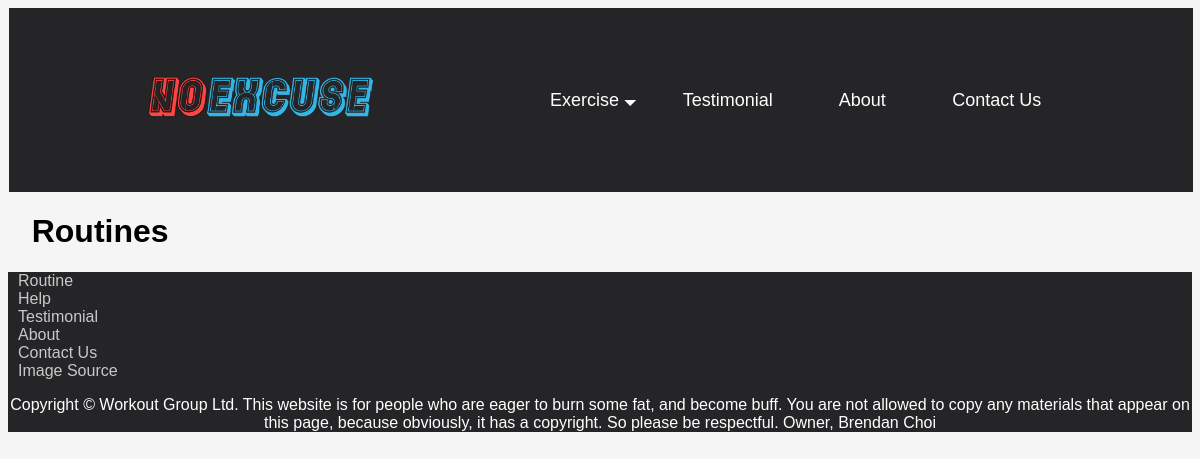
Before: /routine/ with the older database file.
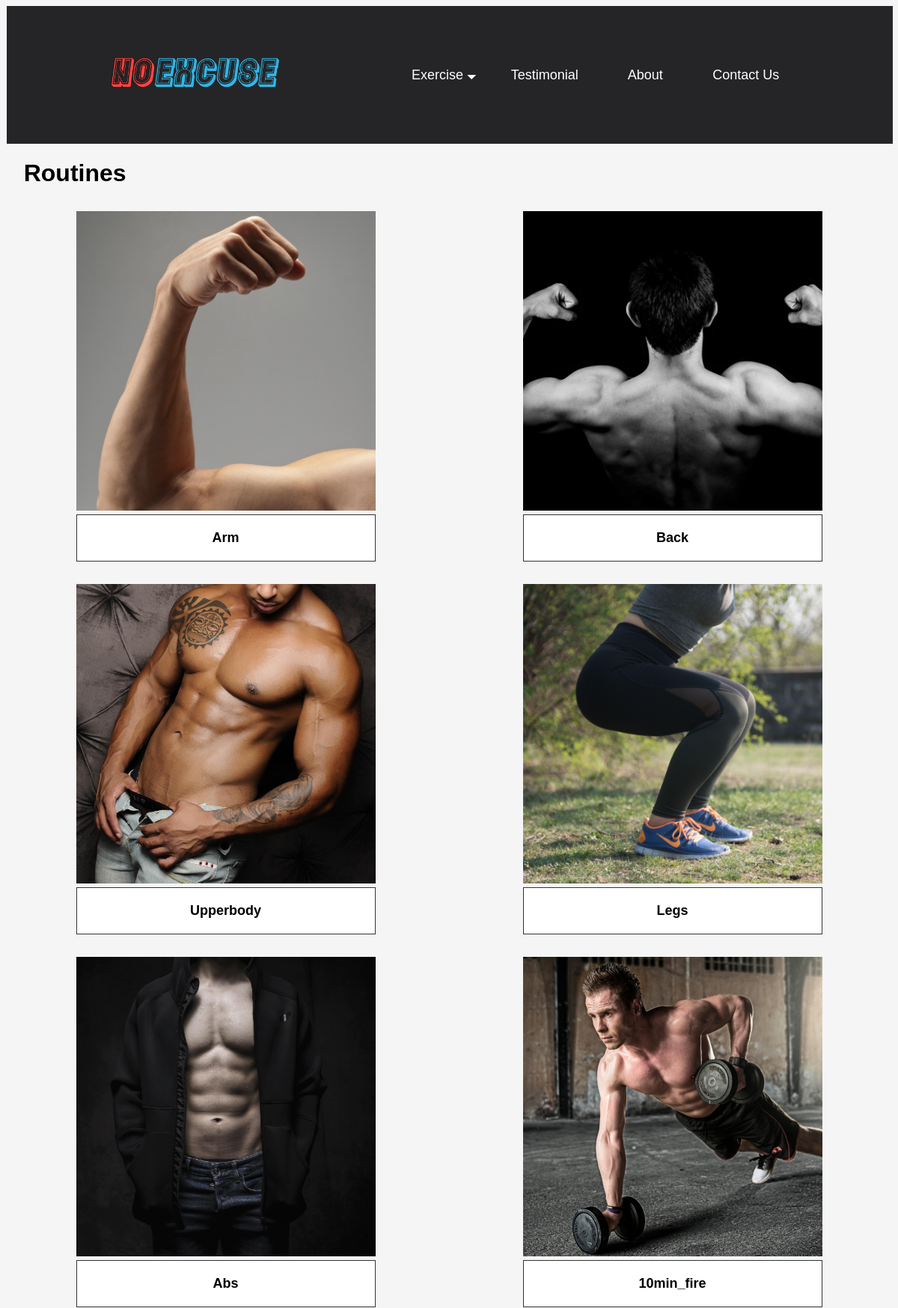
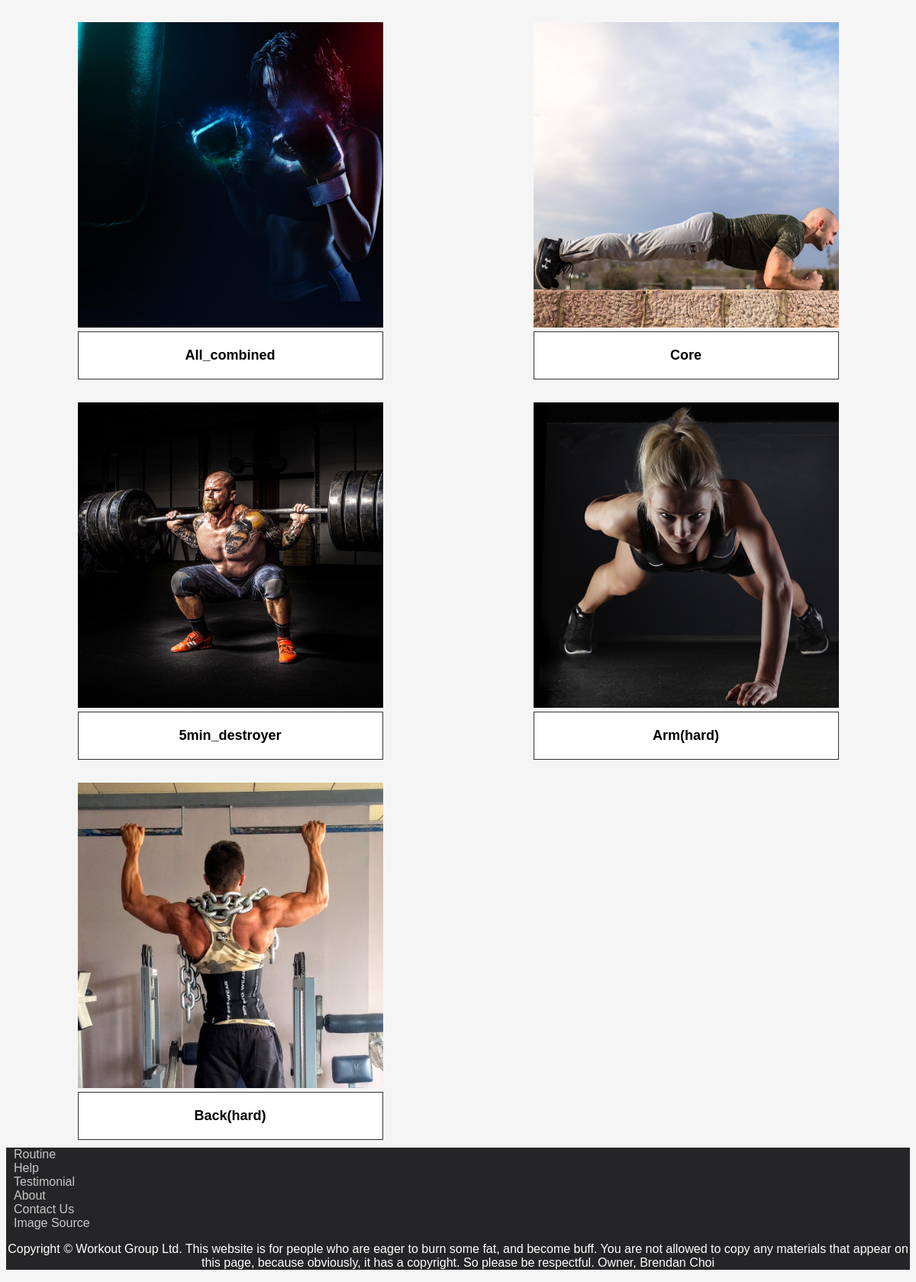
After: the same page with the newer database file (2 pictures, top to bottom).
### tables this page shows
CREATE TABLE Routine (id INTEGER PRIMARY KEY AUTOINCREMENT, name TEXT, decscription TEXT);

### app.py (the view)
@app.route('/routine/')
def all_routines():
    results = sqlite_conn('database.db', "SELECT * FROM Routine")
    return render_template('routine.html', routines=results)

### app.py (called while the page is built)
def sqlite_conn(database, query, single=False):
    conn = sqlite3.connect(database)
    cur = conn.cursor()
    cur.execute(query)
    results = cur.fetchone() if single else cur.fetchall()
    conn.close()
    return results

### templates/routine.html (shortened to what this page needs)
{% extends 'layout.html' %}
{% block content %}
<h1 class="title">Routines</h1>
<div class="gridview_layout">
    {% for routine in routines %}
    <div class="gridview_layout_element">
        <a href="/exercisenow/{{routine[0]}}">
        <img src="/static/Pictures for routine page/{{routine[1]}}.jpg" height="400" width="400"><p>{{ routine[1] }}</p></a>
    </div>
    {% endfor %}
</div>
{% endblock %}

### templates/layout.html (shortened to what this page needs)
<!DOCTYPE html>
<html lang="en">
<head>
    <link rel="stylesheet" href="/static/css/style.css"/>
</head>
<body>
    <nav>{% include 'nav.html' %}</nav>
    <main>{% block content %}{% endblock %}</main>
    <footer>{% include 'footer.html' %}</footer>
</body>
</html>

### templates/nav.html (shortened to what this page needs)
<div class="navall">
<div class ="logo"><a href ="/">
   <img src ="/static/logo/1587433454993.png" height="120" width="240"></a></div>
<nav>
   <ul class="navbar">
      <li class="dropdown"><a style="color:white">Exercise 🞃</a>
      </li>
      <li class="nav_other"><a href="/testimonial">Testimonial</a></li>
      <li class="nav_other"><a href="/about">About</a></li>
      <li class="nav_other"><a href="/contact_us">Contact Us</a></li>
   </ul>
</nav>
</div>

### templates/footer.html
<div>
    <footer><a href="/routine">Routine</a></footer>
    <footer><a href="/help">Help</a></footer>
    <footer><a href="/testimonial">Testimonial</a></footer>
    <footer><a href="/about">About</a></footer>
    <footer><a href="/contact_us">Contact Us</a></footer>
    <footer><a href="/images_copyrights">Image Source</a></footer>
    <footer><p>Copyright &copy; Workout Group Ltd. This website
        is for people who are eager to burn some fat, and become
        buff. You are not allowed to copy any materials that appear
        on this page, because obviously, it has a copyright. So
        please be respectful. Owner, Brendan Choi</p></footer>
</div>

### static/css/style.css (style rules this page uses)
html { box-sizing: border-box; margin: 0; padding: 0; background-color:whitesmoke; font-family: Verdana, Tahoma, sans-serif; }
html a { text-decoration: none; }
.title { padding-left: 2%; }
.navall { display: flex; align-items: center; padding: 30px 10%; }
nav { list-style-type: none; margin: 1px; padding: 0; overflow: auto; background-color: rgb(37, 37, 39); width: 100%; }
.logo { margin-left: 10px; cursor: pointer; }
nav ul { padding: 0; margin:0 0 0 150px; list-style: none; }
.navbar li { display: inline-block; }
.navbar li a { width: 100px; display:block; color:white; text-align: center; padding: 20px 15px; text-decoration: none; font-size: large; }
.gridview_layout *, .gridview_layout *::after, *::before { margin: 0; padding: 0; box-sizing: border-box; }
.gridview_layout a p { text-align: center; padding: 20px; border: 0.5px solid rgba(0, 0, 0, 0.8); text-decoration: none; font-size: large; font-weight: bold; background-color: white; color: black; }
.gridview_layout { display:grid; grid-template-columns: repeat(auto-fit, minmax(400px, 1fr)); width: 100%; height: auto; grid-column-gap: 10px; grid-row-gap: 10px; }
.gridview_layout_element { width: 400px; height: auto; position: relative; margin: 10px auto; z-index: 0; }
.gridview_layout_element img { max-width: 100%; height: auto; object-fit: cover; margin: auto; padding: auto; }
.gridview_layout_element::before, .gridview_layout_element::after { content:""; position: absolute; top: 15px; left: 15px; right: 15px; bottom: 85px; transition: all 0.5s ease-out; }
.gridview_layout_element::before { border-top: 2px groove white; border-bottom: 2px groove white; transform: scale(0,1); }
.gridview_layout_element::after { border-top: 2px groove white; border-bottom: 2px groove white; transform: scale(1,0); }
.gridview_layout_element a::after { text-decoration:none; margin: 0; padding: 0; position: relative; top: 10px; bottom: 80px; }
footer { background-color: rgb(37, 37, 39); align-items: center; }
footer a { color: rgb(200, 200, 200); text-align: center; text-decoration: none; padding: 10px 0 0 10px; }
footer p { text-align: center; color: white; }
@media screen and (max-width : 1440px) { .nav, .gridview_layout, .exercise_layout, .home_txtnexttoimg, .home_txtoverimg, .information_layout { font-size: larger; } }

Changed rows visible on the page:
added Routine: shows a picture, name "Arm"
added Routine: name (picture), name "Back"
added Routine: name (picture), name "Upperbody"
added Routine: name (picture), name "Legs"
added Routine: shows a picture, name "Abs"
added Routine: name (picture), name "10min_fire"
added Routine: name (picture), name "All_combined"
added Routine: name (picture), name "Core"
added Routine: name (picture), name "5min_destroyer"
added Routine: name (picture), name "Arm(hard)"
added Routine: name (picture), name "Back(hard)"
